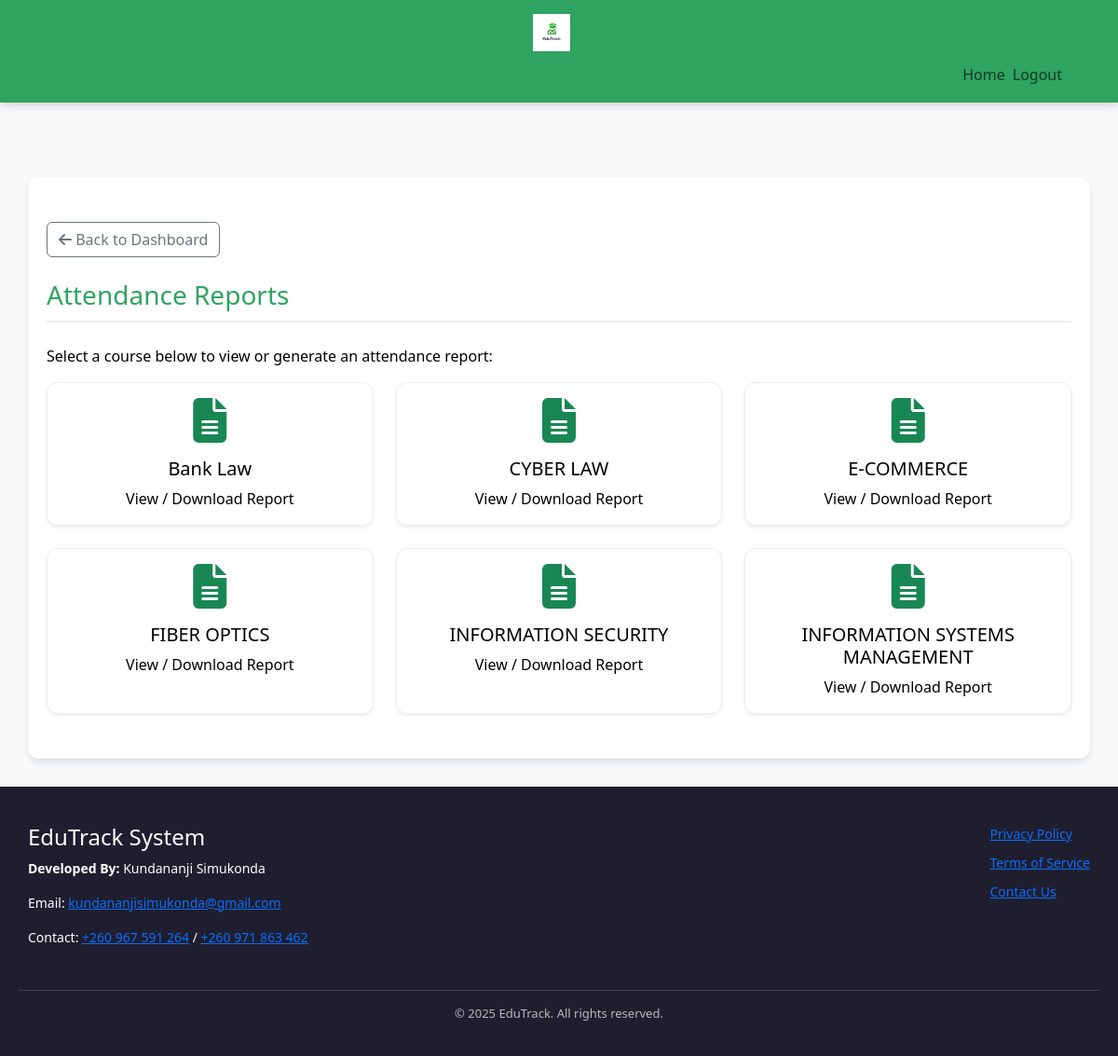
The page /pages/admin/attendance_reports.php (signed in) on the database its author committed.
### tables this page shows
CREATE TABLE `courses` (
  `id` int(11) UNSIGNED NOT NULL,
  `name` varchar(255) NOT NULL,
  `course_code` varchar(50) NOT NULL,
  `description` text DEFAULT NULL,
  `status` enum('active','inactive','archived') NOT NULL DEFAULT 'active',
  `class_schedule` varchar(255) DEFAULT NULL,
  `programme_id` int(11) UNSIGNED NOT NULL,
  `created_at` timestamp NOT NULL DEFAULT current_timestamp(),
  `updated_at` timestamp NOT NULL DEFAULT current_timestamp() ON UPDATE current_timestamp()
);

### pages/admin/attendance_reports.php (the view, shortened to what this page needs)
<?php
require_once '../../includes/db.php';
$courses = [];
$error = null;
try {
    $stmt = $pdo->query("SELECT id, name FROM courses ORDER BY name");
    $courses = $stmt->fetchAll(PDO::FETCH_ASSOC);
} catch (Exception $e) {
    error_log("Database error in admin/attendance_reports.php: " . $e->getMessage());
    $error = "An error occurred while fetching courses. Please try again later.";
}
?>
<!DOCTYPE html>
<html lang="en">
<head>
<link href="https://cdn.jsdelivr.net/npm/bootstrap@5.3.3/dist/css/bootstrap.min.css" rel="stylesheet">
<link rel="stylesheet" href="https://cdnjs.cloudflare.com/ajax/libs/font-awesome/6.4.0/css/all.min.css">
<link rel="stylesheet" href="css/dashboard.css">
</head>
<body class="bg-light">
<?php require_once '../../includes/admin_navbar.php'; ?>
<div class="container py-5 dashboard-container">
    <div class="mb-4">
        <a href="dashboard.php" class="btn btn-outline-secondary">
            <i class="fas fa-arrow-left"></i> Back to Dashboard
        </a>
    </div>
    <h1 class="mb-4">Attendance Reports</h1>
    <?php if (!empty($error)): ?>
        <div class="alert alert-danger"><?= htmlspecialchars($error) ?></div>
    <?php elseif (empty($courses)): ?>
        <div class="alert alert-info">No courses are currently available to generate reports for.</div>
    <?php else: ?>
        <p>Select a course below to view or generate an attendance report:</p>
        <div class="row row-cols-1 row-cols-md-3 g-4">
            <?php foreach ($courses as $course): ?>
                <div class="col">
                    <a href="generate_report.php?course_id=<?= $course['id'] ?>" class="card h-100 text-decoration-none text-dark shadow-sm">
                        <div class="card-body text-center">
                            <i class="fas fa-file-alt fa-3x mb-3 text-success"></i>
                            <h5 class="card-title"><?= htmlspecialchars($course['name']) ?></h5>
                            <p class="card-text">View / Download Report</p>
                        </div>
                    </a>
                </div>
            <?php endforeach; ?>
        </div>
    <?php endif; ?>
</div>
<?php require_once '../../includes/footer.php'; ?>
</body>
</html>

### pages/admin/css/dashboard.css (style rules this page uses)
:root { --primary-color: #2fa360; --primary-hover: #28a745; --danger-color: #dc3545; --danger-hover: #c82333; --background-light: #f9f9f9; --background-dark: #1e1e2f; --text-color: #000000; --text-light: #fff; --text-muted: #777; --border-color: #ddd; --border-light: #eee; --container-width: min(1200px, 95vw); --padding-sm: clamp(0.5rem, 2vw, 10px); --padding-md: clamp(1rem, 3vw, 20px); --padding-lg: clamp(2rem, 5vw, 40px); --gap-md: clamp(1rem, 3vw, 20px); --border-radius-sm: 8px; --border-radius-lg: 12px; --box-shadow-sm: 0 4px 6px rgba(0,0,0,0.1); --box-shadow-lg: 0 8px 12px rgba(0,0,0,0.15); --mobile-breakpoint: 768px; --transition-fast: 0.15s ease; --transition-base: 0.3s ease; --transition-slow: 0.5s ease; }
*, *::before, *::after { box-sizing: border-box; }
html, body { height: 100%; margin: 0; font-family: 'Segoe UI', Tahoma, Geneva, Verdana, sans-serif; color: var(--text-color); background-color: var(--background-light); display: flex; flex-direction: column; padding-top: 80px; scroll-behavior: smooth; }
.container { display: flex; flex-direction: column; justify-content: center; width: 100%; max-width: var(--container-width); margin-inline: auto; padding-inline: var(--padding-md); }
.dashboard-container { flex: 1 0 auto; max-width: var(--container-width); margin: clamp(1rem, 4vw, 30px) auto; padding: var(--padding-md); background-color: #fff; border-radius: var(--border-radius-lg); box-shadow: var(--box-shadow-sm); animation: fadeInUp 0.6s ease; }
.dashboard-container h1, .dashboard-container h2 { color: var(--primary-color); margin-bottom: var(--padding-md); }
.dashboard-container h1 { font-size: clamp(1.5rem, 4vw, 28px); border-bottom: 2px solid var(--border-light); padding-bottom: 10px; }
.card { border-radius: var(--border-radius-lg); box-shadow: var(--box-shadow-sm); border: 1px solid var(--border-light); transition: all var(--transition-base); }
.card-body { color: #000000; }
.container-fluid, .container { max-width: var(--container-width); }

### rows shown on the page
courses: name "Bank Law"
courses: name "CYBER LAW"
courses: name "E-COMMERCE"
courses: name "FIBER OPTICS"
courses: name "INFORMATION SECURITY"
courses: name "INFORMATION SYSTEMS MANAGEMENT"
